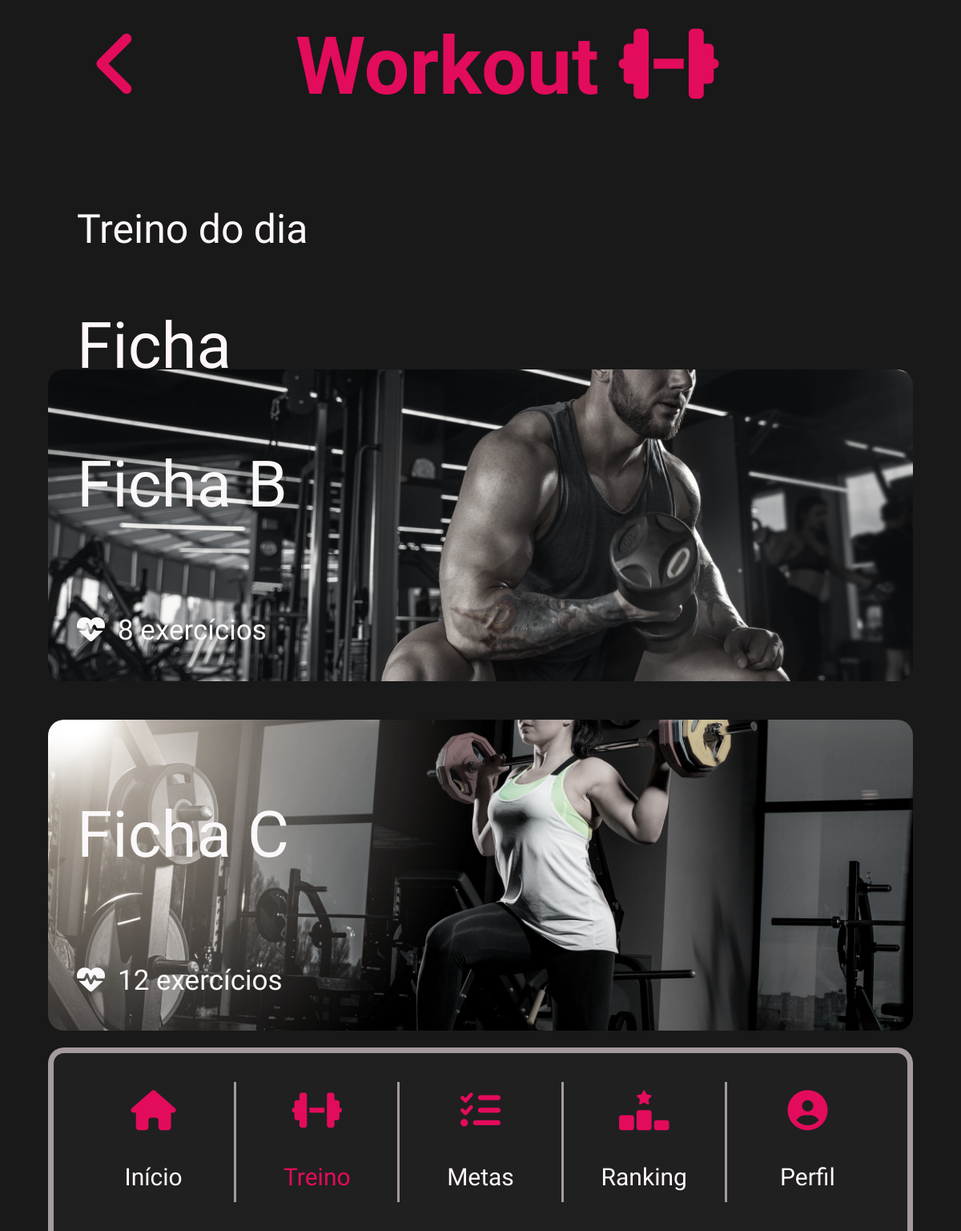
/fichas.php (signed in), run on the app's committed database.
### tables this page shows
CREATE TABLE `fichas` (
  `id_ficha` int(11) NOT NULL,
  `nome` varchar(1) NOT NULL,
  `_id_treino` int(11) NOT NULL,
  `id_ficha_anterior` varchar(1) NOT NULL,
  `background` varchar(50) NOT NULL
);

### fichas.php (the view, shortened to what this page needs)
<?php
include("./mysql/conexao.php");
include("./navbar.php");
$sql = "SELECT
            fichas.nome,
            fichas.id_ficha,
            fichas.background
        FROM
            fichas
        JOIN
            usuarios
        WHERE
            usuarios.cpf = '" . $_SESSION["cpf"] . "'
        AND
            fichas._id_treino = '" . $_SESSION["idTreino"] . "'
        AND
            usuarios.ultima_ficha_completa != fichas.id_ficha_anterior
        ORDER BY
            fichas.id_ficha
        ASC ";
$result = $mysqli->query($sql);
$htmlFichas = '';
if ($result->num_rows > 0) {
    while ($row = $result->fetch_assoc()) {
        $sql2 = "SELECT
                    COUNT(id_exercicio) as qtd_ex
                FROM
                    exercicios
                WHERE
                    _id_ficha = '" . $row["id_ficha"] . "'";
        $quantidadeExercicios = mysqli_fetch_assoc(mysqli_query($mysqli, $sql2))["qtd_ex"];
        $htmlFichas .= '<div class="container mt-5 ' . $row["background"] . ' image-disabled br-20" style="padding: 3%;" id="ficha_' . $row["nome"] . '">
                            <div class="row py-5">
                                <div class="color-white fs-extra-large">
                                    <span>Ficha ' . $row["nome"] . '</span>
                                </div>
                            </div>
                            <div class="row mt-5">
                                <div class="color-white fs-small">
                                    <span><i class="fa-solid fa-heart-pulse me-3"></i>' . $quantidadeExercicios . ' exercícios</span>
                                </div>
                            </div>
                        </div>';
    }
}
?>
<!DOCTYPE html>
<html lang="pt-br">
<head>
    <?php include('./head.php') ?>
<body class="bg-black" id="body">
    <div class="entire-screen mb-5">
        <div class="container" style="max-width: 100% !important;">
            <div class="row pt-4 pb-4 bg-black">
                <div class="col text-center">
                    <i class="fa-solid fa-angle-left back-button" onclick="load('home.php');"></i>
                    <span class="logo-font" style="color: #e30b5c; font-weight: bold; font-size: 100px; line-height: normal;">Workout
                        <i class="fa-solid fa-dumbbell"></i></span>
                </div>
            </div>
        </div>
        <div class="container h-25 mt-5 <?= $_SESSION["backgroundFichaDia"] ?> br-20" style="padding: 3%;" id="treino_dia" onclick="load('treino.php')">
            <div class="row">
                <div class="color-white fs-medium">
                    <span>Treino do dia</span>
                </div>
            </div>
            <div class="row mt-5">
                <div class="color-white fs-extra-large">
                    <span>Ficha <?= $_SESSION["nomeFichaDoDia"]; ?></span>
                </div>
            </div>
            <div class="row mt-5" style="position: absolute; bottom: 66.5%">
                <div class="color-white fs-small">
                    <span><i class="fa-solid fa-heart-pulse me-3"></i><?= $_SESSION["quantidadeExercicios"]; ?> exercícios</span>
                </div>
            </div>
        </div>
        <div id="fichas">
            <?= $htmlFichas; ?>
        </div>
        <div class="spacer"></div>
        <?= navbar($_SERVER['REQUEST_URI']); ?>
    </div>
</body>
</html>

### data on the page
fichas: shows a picture, nome "B", quantidadeExercicios "8"
fichas: shows a picture, nome "C", quantidadeExercicios "12"
